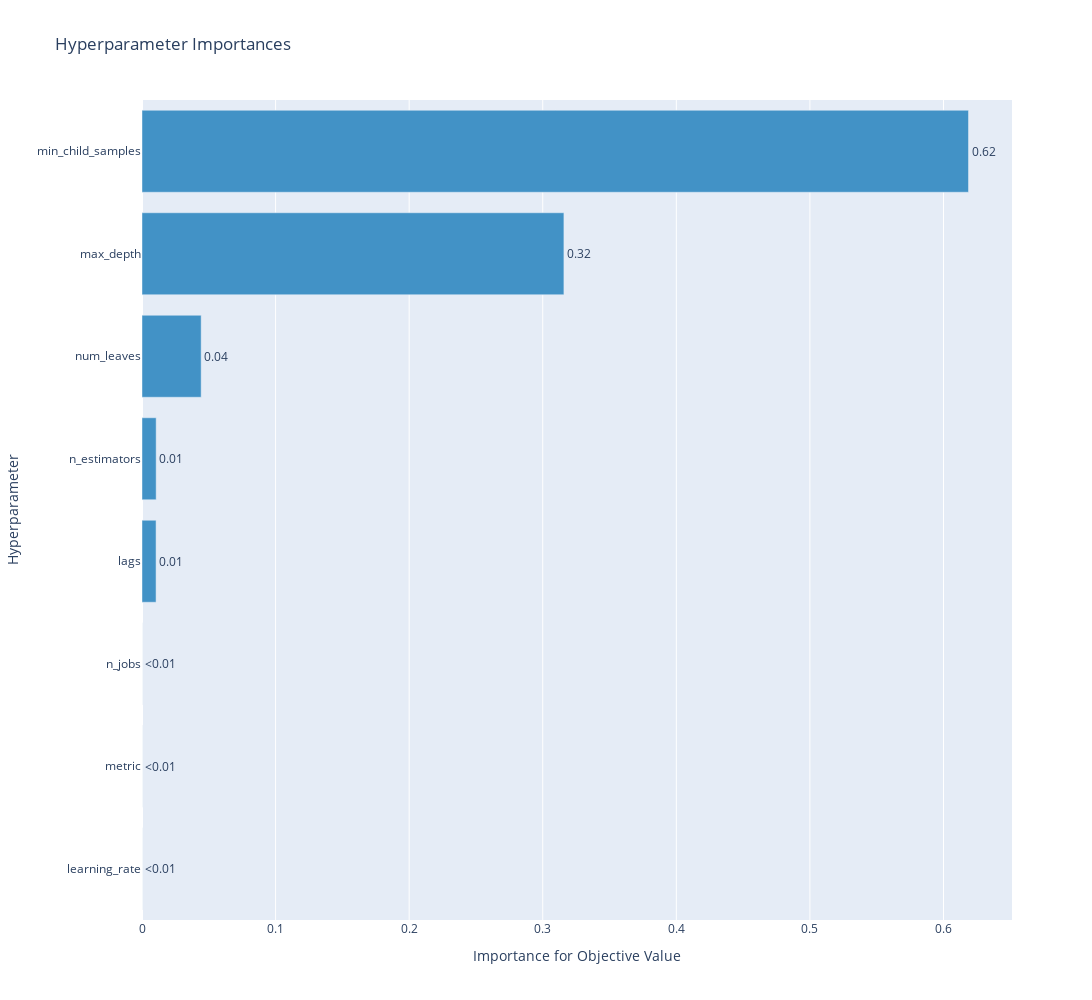

The code cell stored with this chart in its notebook:
### Code cell
fig = plot_param_importances(locations_studies[example_location])
fig.update_layout(width=1200,height=1000)
fig.show(config=plotly_config)

### Figure 1 — Plotly figure (JSON) as saved in the notebook; plotly's stock layout.template omitted (floating-point values rounded to 4 significant figures)
{"data": [{"cliponaxis": false, "hovertemplate": ["learning_rate (CategoricalDistribution): 0.0<extra></extra>", "metric (CategoricalDistribution): 0.0<extra></extra>", "n_jobs (CategoricalDistribution): 0.0<extra></extra>", "lags (IntDistribution): 0.010529174221195833<extra></extra>", "n_estimators (IntDistribution): 0.010603844276945749<extra></extra>", "num_leaves (IntDistribution): 0.044288878390338335<extra></extra>", "max_depth (IntDistribution): 0.3158469270423707<extra></extra>", "min_child_samples (IntDistribution): 0.6187311760691494<extra></extra>"], "marker": {"color": "rgb(66,146,198)"}, "orientation": "h", "text": ["<0.01", "<0.01", "<0.01", "0.01", "0.01", "0.04", "0.32", "0.62"], "textposition": "outside", "type": "bar", "x": [0, 0, 0, 0.01053, 0.0106, 0.04429, 0.3158, 0.6187], "y": ["learning_rate", "metric", "n_jobs", "lags", "n_estimators", "num_leaves", "max_depth", "min_child_samples"]}], "layout": {"height": 1000, "showlegend": false, "title": {"text": "Hyperparameter Importances"}, "width": 1200, "xaxis": {"title": {"text": "Importance for Objective Value"}}, "yaxis": {"title": {"text": "Hyperparameter"}}}}
